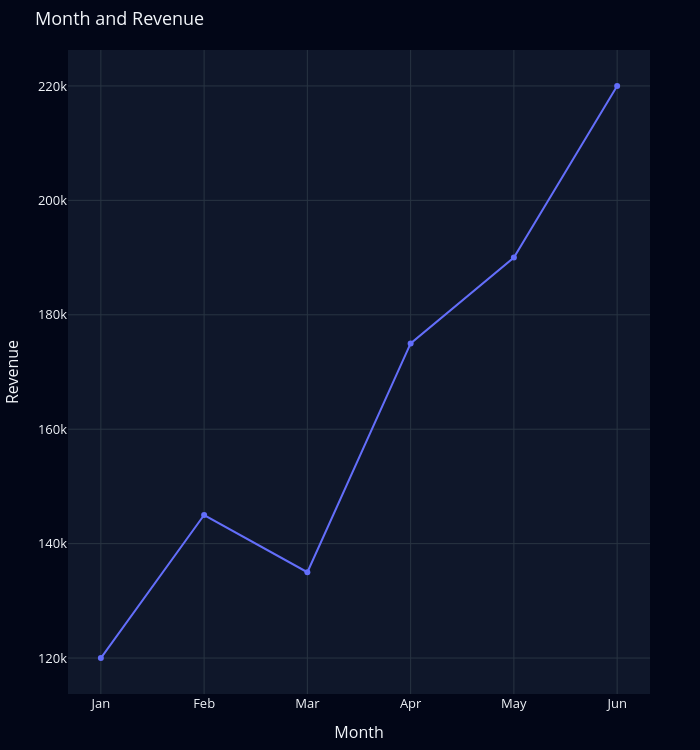

Notebook source saved alongside this figure:
### Code cell
df2 = pd.DataFrame({
    "Month": ["Jan", "Feb", "Mar", "Apr", "May", "Jun"],
    "Revenue": [120000, 145000, 135000, 175000, 190000, 220000]
})

fig = go.Figure()

fig.add_trace(
    go.Scatter(
        x=df2["Month"],
        y=df2["Revenue"]
    )
)

fig.update_layout(
    title="Month and Revenue",
    width=700,
    height=750,
    xaxis_title="Month",
    yaxis_title="Revenue",
    margin=dict(l=50,r=50,t=50,b=50),

    template="plotly_dark",
    font=dict(size=13),
    plot_bgcolor="#0F172A",
    paper_bgcolor="#020617",
    hovermode="y unified"
    
)

fig.show()

### Figure 1 — Plotly figure (JSON) as saved in the notebook; plotly's stock layout.template omitted (floating-point values rounded to 4 significant figures)
{"data": [{"type": "scatter", "x": ["Jan", "Feb", "Mar", "Apr", "May", "Jun"], "y": [120000, 145000, 135000, 175000, 190000, 220000]}], "layout": {"font": {"size": 13}, "height": 750, "hovermode": "y unified", "margin": {"b": 50, "l": 50, "r": 50, "t": 50}, "paper_bgcolor": "#020617", "plot_bgcolor": "#0F172A", "title": {"text": "Month and Revenue"}, "width": 700, "xaxis": {"title": {"text": "Month"}}, "yaxis": {"title": {"text": "Revenue"}}}}
